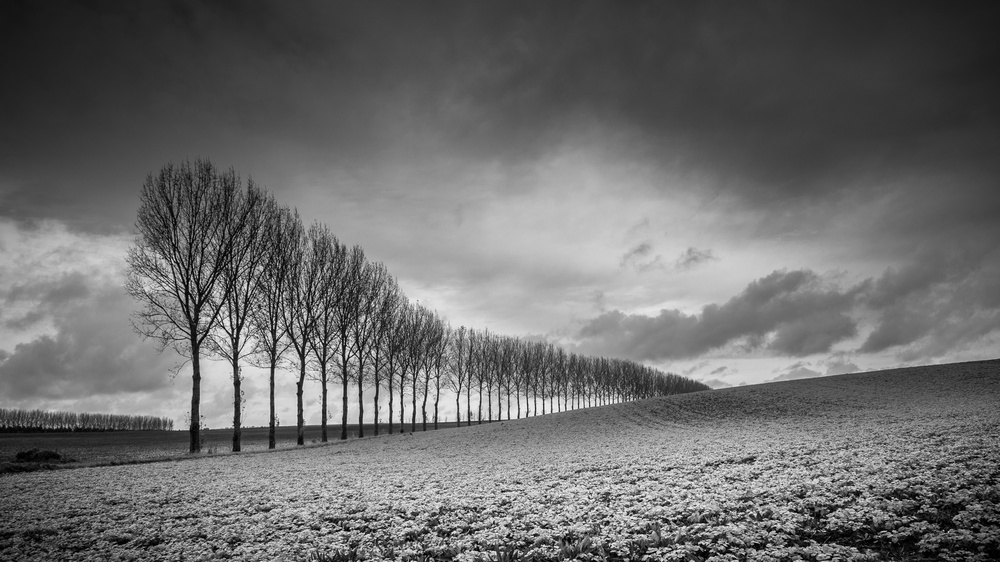
#> input picture class_exercises/good_image.jpg, 1000 x 562 px, shrunk from 3000 x 1687 before the run
$ python class_ex3.py
#> lines starting #> are read from the running program, lines starting #| are printed output that depends on the picture
# Name: Ofir Cohen
# ID: 312255847
# Date: 10/11/2019

import cv2
import numpy as np
from matplotlib import pyplot as plt

def class_histogram(file):
#> called with file = 'good_image.jpg'
    img = cv2.imread(file,0)
#> img is the input picture: shape (562, 1000); min 0, max 255, mean 107.6
    if (img is None):
        print("faild to read the image")
        exit

    plt.imshow(img,cmap='gray')
    plt.title("Orig Image")
    plt.show()

    hist,bins = np.histogram(img.flatten(),256,[0,256])
#> hist = 256 values, max 6770 at index 62, min 0 at index 253, mean 2195.3; bins = 257 values from 0 to 256
    cdf = hist.cumsum()
#> cdf = 256 values from 580 to 562000
    cdf_normalized = cdf * hist.max()/ cdf.max()
#> cdf_normalized = 256 values from 6.99 to 6770
    plt.plot(cdf_normalized, color = 'b')
    plt.hist(img.flatten(),256,[0,256], color = 'r')
    plt.xlim([0,256])
    plt.legend(('cdf','histogram'), loc = 'upper left')
    plt.show()
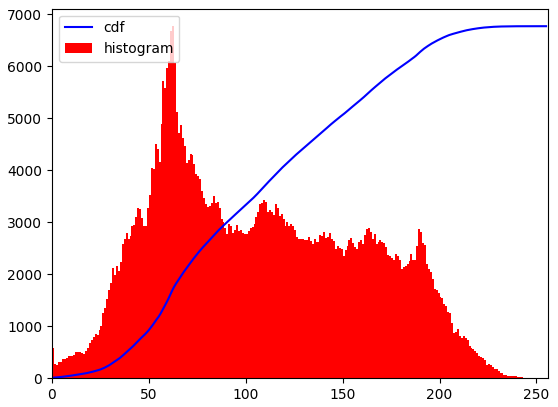
#> figure drawn by matplotlib, 1 panel; tallest bar 6770 high, from x = 62 to 63; curve peaks at x = 255, y = 6770

    cdf_m = np.ma.masked_equal(cdf,0)
    cdf_m = (cdf_m - cdf_m.min())*255/(cdf_m.max()-cdf_m.min())
    cdf = np.ma.filled(cdf_m,0).astype('uint8')
#> cdf = 256 values from 0 to 255
    img2 = cdf[img]
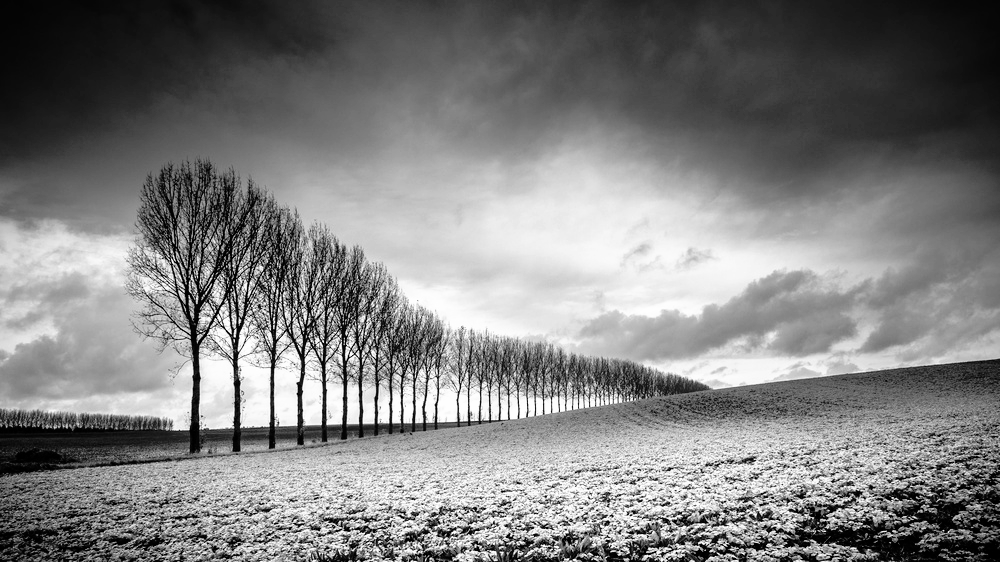
#> img2: shape (562, 1000); min 0, max 255, mean 127.6
    plt.imshow(img2,cmap='gray')
    plt.show()


def main():
    class_histogram('good_image.jpg')
    class_histogram('bad_image.jpg')
#> call 2 of class_histogram, with file = 'bad_image.jpg'
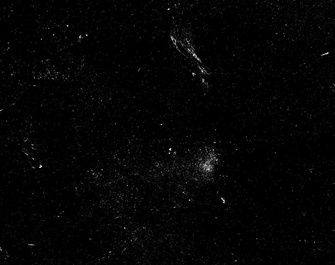
#> input picture class_exercises/bad_image.jpg, 335 x 265 px, shrunk from 1006 x 794 before the run
#> in class_histogram, img is the input picture: shape (265, 335); min 0, max 235, mean 4.2
#> in class_histogram (call 2), `hist,bins = np.histogram(img.flatten(),256,[0,256])`: hist = 256 values, max 28468 at index 0, min 0 at index 89, mean 346.8
#> in class_histogram (call 2), `cdf = hist.cumsum()`: cdf = 256 values from 28468 to 88775
#> in class_histogram (call 2), `cdf_normalized = cdf * hist.max()/ cdf.max()`: cdf_normalized = 256 values from 9129 to 28468
#> in class_histogram (call 2), `plt.show()`:
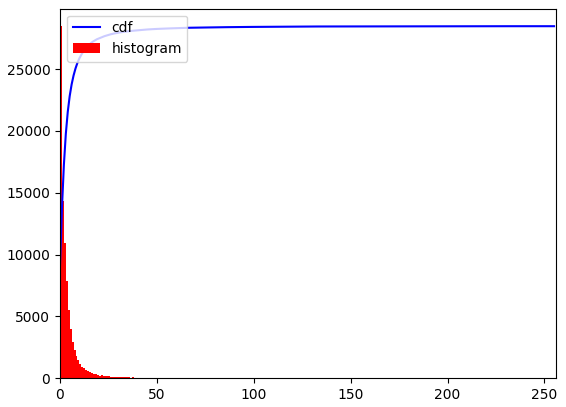
#> figure drawn by matplotlib, 1 panel; tallest bar 28468 high, from x = 0 to 1; curve peaks at x = 235, y = 28468
#> in class_histogram (call 2), `cdf = np.ma.filled(cdf_m,0).astype('uint8')`: cdf = 256 values from 0 to 255
#> in class_histogram (call 2), `img2 = cdf[img]`:
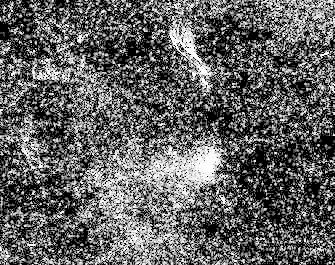
#> img2: shape (265, 335); min 0, max 255, mean 97.2


if __name__ == "__main__":
    main()
